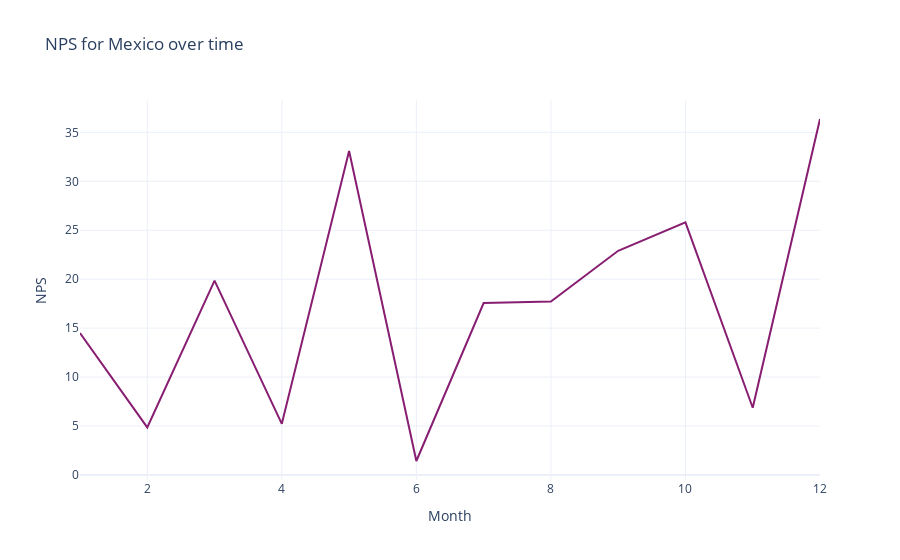

Notebook code for this chart:
### Markdown cell above
NPS over time
Next we want to understand if NPS is getting better or worse over time.

### Code cell
dfmex = df1[df1['Market'] == 'MEX']
dfmex = dfmex.groupby(['Month','NPS category'])['ID'].count()
dfmex = dfmex.unstack()
dfmex['Total'] = dfmex.sum(axis = 1)
dfmex['NPS score'] = (dfmex['Promoter']/dfmex['Total'] - dfmex['Detractor']/dfmex['Total'])*100
dfmex = dfmex.drop(columns = ['Detractor','Passive','Promoter','Total'])
fig2 = px.line(dfmex, template = 'plotly_white', title = 'NPS for Mexico over time')
fig2.update_layout(showlegend = False)
fig2.update_traces(line = {'color':'#871e71'})
fig2.update_yaxes(title = 'NPS')
fig2.show()

### Figure 1 — Plotly figure (JSON) as saved in the notebook; plotly's stock layout.template omitted (floating-point values rounded to 4 significant figures)
{"data": [{"hovertemplate": "NPS category=NPS score<br>Month=%{x}<br>value=%{y}<extra></extra>", "legendgroup": "NPS score", "line": {"color": "#871e71", "dash": "solid"}, "marker": {"symbol": "circle"}, "mode": "lines", "name": "NPS score", "orientation": "v", "showlegend": true, "type": "scatter", "x": [1, 2, 3, 4, 5, 6, 7, 8, 9, 10, 11, 12], "xaxis": "x", "y": [14.5, 4.861, 19.85, 5.224, 33.1, 1.429, 17.57, 17.72, 22.9, 25.81, 6.87, 36.36], "yaxis": "y"}], "layout": {"legend": {"title": {"text": "NPS category"}, "tracegroupgap": 0}, "showlegend": false, "title": {"text": "NPS for Mexico over time"}, "xaxis": {"anchor": "y", "domain": [0, 1], "title": {"text": "Month"}}, "yaxis": {"anchor": "x", "domain": [0, 1], "title": {"text": "NPS"}}}}
